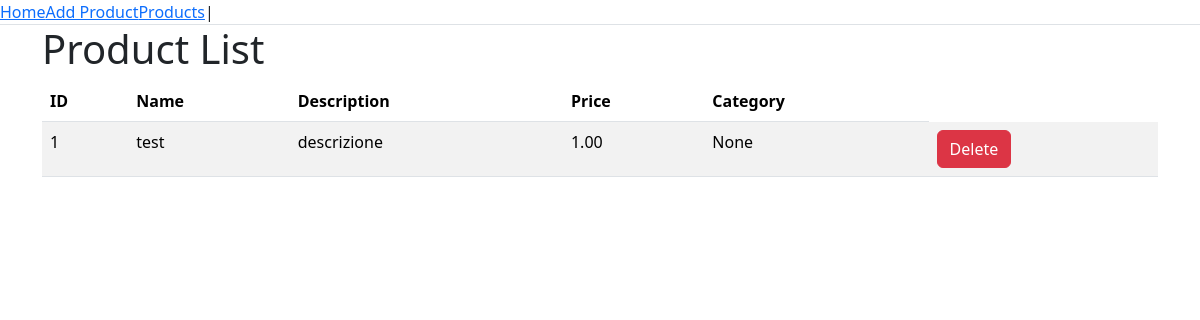
/products, run on an earlier commit of the app's database.
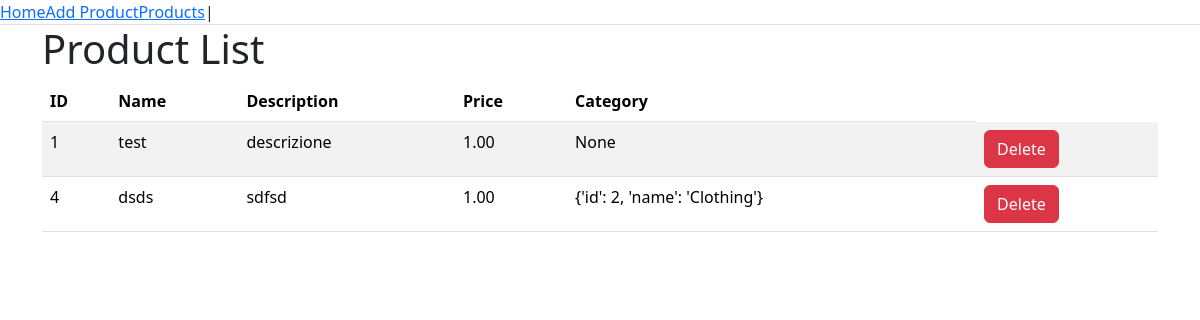
And on a later commit of the database.
### models/model.py (models this page shows)
class Product(db.Model):
    id = db.Column(db.Integer, primary_key=True)
    name = db.Column(db.String(120), nullable=False)
    description = db.Column(db.String(260))
    price = db.Column(db.Float, nullable=False)
    category_id  = db.Column(db.Integer, db.ForeignKey('category.id'))
    category = db.relationship('Category', backref=db.backref('product', lazy=True))
    def to_dict(self):
        return {
            'id':self.id,
            'name':self.name,
            'description':self.description,
            'price':self.price,
            'category':self.category.to_dict() if self.category else None
        }

### blueprints/frontend.py (the view)
@app.route("/products", methods=["GET"])
def products_list():
    products = read_products()
    return render_template('products_list.html', products=products)

### models/model.py (called while the page is built)
    def to_dict(self):
        return {
            'id':self.id,
            'name':self.name,
        }

### modules/utils.py (called while the page is built)
def read_products():
    data = []
    products = Product.query.all()
    for product in products:
        data.append( product.to_dict() )
    return data

### templates/products_list.html (shortened to what this page needs)
{% extends "base.html" %}
{% block content %}
<h1>Product List</h1>
{% if products %}
<table class="table table-striped table-hover">
    <thead>
        <tr>
            <th>ID</th>
            <th>Name</th>
            <th>Description</th>
            <th>Price</th>
            <th>Category</th>
        </tr>
    </thead>
    <tbody>
        {% for product in products %}
        <tr>
            <td>{{ product.id }}</td>
            <td>{{ product.name }}</td>
            <td>{{ product.description }}</td>
            <td>{{ '%.2f' | format(product.price) }}</td>
            <td>{{ product.category }}</td>
            <td><button class="btn btn-danger btn-delete" data-id="{{ product.id }}">Delete</button></td>
        </tr>
        {% endfor %}
    </tbody>
</table>
{% else %}
<p class="empty">No products yet. <a href="{{ url_for('frontend.product_form') }}">Add the first one!</a></p>
{% endif %}
{% endblock %}

What changed in the data, as far as the page shows it:
added Product: id "4", name "dsds", description "sdfsd", price "1.00", category "{'id': 2, 'name': 'Clothing'}"
